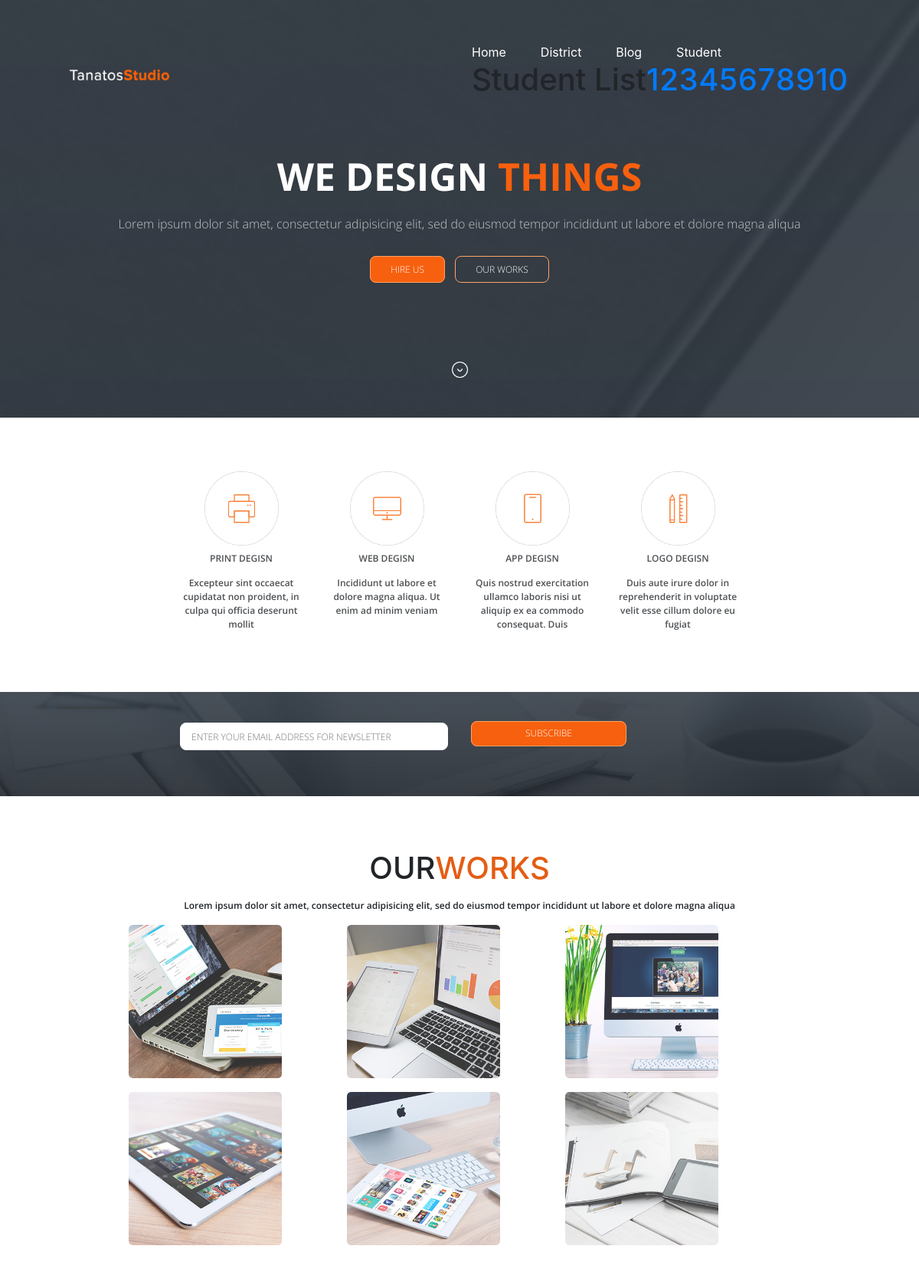
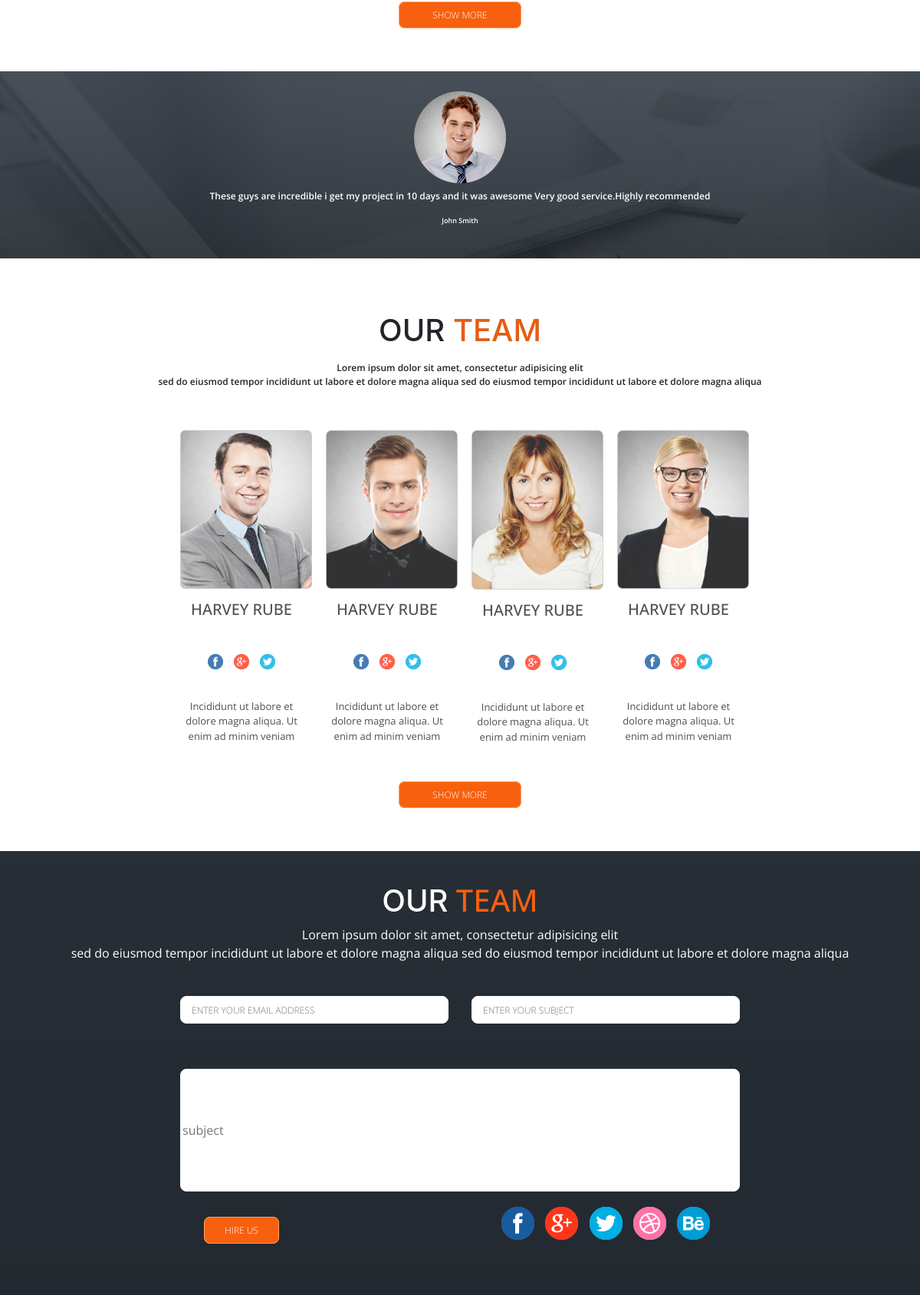
Page /list/ on the committed database (2 pictures, top to bottom).
### student/models.py (models this page shows, shortened)
class StudentInfo(models.Model):
    name=models.CharField(max_length=50)
    roll=models.IntegerField(unique=True)
    email = models.EmailField(default=False)
    address = models.CharField(max_length=250,default=False)
    GPA = models.DecimalField(max_digits=10, decimal_places=2)
    description=models.TextField(default=False)

### student/views.py (the view)
# urls.py: path('list/',student_list,name='student_list'),
def student_list(request):
    info = StudentInfo.objects.all()
    context={
        'student_list':info
    }
    return render(request,'student/student_list.html',context)

### templates/student/student_list.html (shortened to what this page needs)
{% extends 'base.html'%}
{%block content%}
<h1>Student List</h1>
{% for stu in student_list %}
    <h1><a href="{% url 'student_detail' stu.id %}">{{stu.roll}}</a></h1>
 {%endfor%}
{%endblock%}

### templates/base.html (shortened to what this page needs)
<!doctype html>
<html lang="en">
  <head>
    <link rel="stylesheet" href="https://stackpath.bootstrapcdn.com/bootstrap/4.3.1/css/bootstrap.min.css">
    <link rel="stylesheet" href="https://use.fontawesome.com/releases/v5.8.1/css/all.css">
     <link rel="stylesheet"href="/static/stylesheet.css">
  </head>
  <body>
         <div class="container-fluid slider_wrapper">
         <div class="row">
         <div class="container">
         <div class="navbar navbar-inverse">
         <div class="container col-sm-12">
         <div class="navbar-header col-sm-6">
         <a class="navbar-brand">
         <img class="img-responsive" src="/static/images/logo.png" alt="logo">
         </a>
         </div>
          <nav class="navbar col-sm-6">
          <ul class="nav alignRight ">
          <li><a href="{% url 'home'%}">Home</a></li>
          <li><a href="{% url 'district_list'%}">District</a></li>
          <li><a href="{% url 'post_list'%}">Blog</a></li>
          <li><a href="{% url 'student_list'%}">Student</a></li>
          {% block content%}
         {% endblock %}
          </ul>
          </nav>
          </div>
          <div class="section_title text-center col-sm-12">
          <h1>WE DESIGN <span>THINGS</span></h1>
          <p>Lorem ipsum dolor sit amet, consectetur adipisicing elit,  sed do eiusmod tempor incididunt ut labore et dolore magna aliqua</p>
           <p><a class="btn_one"href="#">HIRE US</a>    <a class="btn_two"href="#">OUR WORKS</a>
           </p>
           </div>
           <div class="indicator text-center col-sm-12">
           <img src="/static/images/arrow.png" alt="indicator">
           </div>
           </div>
           </div>
           </div>
           </div>
         <div class="container-fluid design_wrapper">
         <div class="row">
         <div class="container design">
         <div class="row design_all_together">
         <div class="col-sm-2 design_content">
         </div>
         <div class="col-sm-2 design_content">
         <div class="thumbnail_design text-center center-block">
         <a><img src="/static/images/printer.png" alt="indicator"></a>
         <div class="caption_name">
         <h1>PRINT DEGISN</h1>
          <P>Excepteur sint occaecat cupidatat non proident, in
          culpa qui officia deserunt mollit </P>
          </div>
          </div>
          </div>
           <div class="col-sm-2 design_content">
           <div class="thumbnail_design text-center center-block">
           <a><img src="/static/images/desktop.png" alt="indicator"></a>
           <div class="caption_name">
           <h1>WEB DEGISN</h1>
           <P>Incididunt ut labore et
             dolore magna aliqua. Ut
             enim ad minim veniam </P>
            </div>
            </div>
            </div>
            <div class="col-sm-2 design_content">
            <div class="thumbnail_design text-center center-block">
            <a><img src="/static/images/phone.png" alt="indicator"></a>
            <div class="caption_name">
            <h1>APP DEGISN</h1>
            <P>Quis nostrud exercitation
             ullamco laboris nisi ut
             aliquip ex ea commodo consequat. Duis  </P>
             </div>
             </div>
             </div>
             <div class="col-sm-2 design_content">
             <div class="thumbnail_design text-center center-block">
             <a><img src="/static/images/extra.png" alt="indicator"></a>
             <div class="caption_name">
             <h1>LOGO DEGISN</h1>
             <P>Duis aute irure dolor in
             reprehenderit in voluptate
             velit esse cillum dolore eu fugiat  </P>
             </div>
             </div>
             </div>
             </div>
             </div>
             </div>
             </div>
           <div class="container-fluid newsletter_wrapper">
           <div class="row">
            <div class="container newsletter">
            <div class="row subscribe_newsletter">
            <div class="col-sm-2">
             </div>
             <div class="col-sm-4 form-group">
            <input type="text" placeholder="ENTER YOUR EMAIL ADDRESS FOR NEWSLETTER" name="email" class="form-control_l">
             </div>
             <div class="col-sm-4 btn_subscribe">
             <p><a class="btn_three" href="#">SUBSCRIBE</a>
                        </p>
             </div>
              <div class="col-sm-2">
              </div>
              </div>
             </div>
             </div>
             </div>
            <div class="container-fluid works_wrapper text-center">
             <h1> OUR<span>WORKS</span></h1>
             <p>Lorem ipsum dolor sit amet, consectetur adipisicing elit,
                 sed do eiusmod tempor incididunt ut labore et dolore magna aliqua</p>
              <div class="row">
              <div class="container works">
               <div class="row works_all_together">
               <div class="col-sm-1 col-md-1 col-xl-1 works_content">
               </div>
               <div class="col-sm-3 col-md-3 col-xl-3 works_content">
               <div class="thumbnail_works text-center center-block">
               <a><img src="/static/images/computer2.png" alt="indicator"></a>
               </div>
               </div>
               <div class="col-sm-3 col-md-3 col-xl-3 works_content">
               <div class="thumbnail_works text-center center-block">
               <a><img src="/static/images/computer1.png" alt="indicator"></a>
               </div>
               </div>
                <div class="col-sm-3 col-md-3 col-xl-3 works_content">
               <div class="thumbnail_works text-center center-block">
               <a><img src="/static/images/computer.png" alt="indicator"></a>
               </div>
               </div>
               <div class="col-sm-1 col-md-1 col-xl-1 works_content">
                </div>
                </div>
                 <div class="row works_all_together">
                 <div class="col-sm-1 col-md-1 col-xl-1 works_content">
                  </div>
                  <div class="col-sm-3 col-md-3 col-xl-3 works_content">
                  <div class="thumbnail_works text-center center-block">
                  <a><img src="/static/images/phone1.png" alt="indicator"></a>
                  </div>
                  </div>
                  <div class="col-sm-3 col-md-3 col-xl-3 works_content">
                  <div class="thumbnail_works text-center center-block">
                  <a><img src="/static/images/picture1.png" alt="indicator"></a>
                   </div>
                   </div>
                  <div class="col-sm-3 col-md-3 col-xl-3 works_content">
                  <div class="thumbnail_works text-center center-block">
                  <a><img src="/static/images/picture2.png" alt="indicator"></a>
                   </div>
                   </div>
                  <div class="col-sm-1 col-md-1 col-xl-1 works_content">
                    </div>
                    </div>
                    </div>
                    </div>
                   <div class="show_more">
                   <p><a href="#">SHOW MORE</a>
                    </p>
                   </div>
                   </div>
              <div class="container-fluid statement_wrapper text-center">
              <div class="row">
              <div class="col-sm-12 statement_content text-center">
              <div class="thumbnail_statement text-center">
               <a><img src="/static/images/men.png" alt="indicator"></a>
              <div class="men_statement">
              <h1>These guys are incredible i get my project in 10 days and it was awesome
              Very good service.Highly recommended</h1>
              <P>John Smith </P>
              </div>
              </div>
              </div>
              </div>
              </div>
            <div class="container-fluid person_wrapper text-center">
                 <h1> OUR<span> TEAM</span></h1>
                 <p>Lorem ipsum dolor sit amet, consectetur adipisicing elit
                 <br>sed do eiusmod tempor incididunt ut labore et dolore magna aliqua
                 sed do eiusmod tempor incididunt ut labore et dolore magna aliqua</p>
                  <div class="row">
                <div class="container person">
                 <div class="row person_all_together">
                 <div class="col-sm-2 col-md-2 col-xl-2 person_content">
                 </div>
                  <div class="col-sm-2 col-md-2 col-xl-2 person_content">
                  <div class="thumbnail_person text-center center-block">
                  <a><img src="/static/images/men1.png" alt="indicator"></a>
                  <div class="caption_name">
                  <div class="name">
                    <h1>HARVEY RUBE</h1>
                    </div>
                  <div class="icon">
                   <a href="#"><img src="/static/images/fb.png" alt="indicator"></a>
                   <a href="#"><img src="/static/images/gmail.png" alt="indicator"></a>
                   <a href="#"><img src="/static/images/twetter.png" alt="indicator"></a>
                   </div>
                  <P>Incididunt ut labore et
                   dolore magna aliqua. Ut
                   enim ad minim veniam </P>
                   </div>
                   </div>
                   </div>
                    <div class="col-sm-2 col-md-2 col-xl-2 person_content">
                    <div class="thumbnail_person text-center center-block">
                    <a><img src="/static/images/men2.png" alt="indicator"></a>
                    <div class="caption_name">
                    <div class="name">
                    <h1>HARVEY RUBE</h1>
                     </div>
                    <div class="icon text-inline">
                    <a href="#"><img src="/static/images/fb.png" alt="indicator"></a>
                    <a href="#"><img src="/static/images/gmail.png" alt="indicator"></a>
                    <a href="#"><img src="/static/images/twetter.png" alt="indicator"></a>
                    </div>
                    <P>Incididunt ut labore et
                     dolore magna aliqua. Ut
                     enim ad minim veniam </P>
                    </div>
                    </div>
                    </div>
                     <div class="col-sm-2 col-md-2 col-xl-2 person_content">
                     <div class="thumbnail_person text-center center-block">
                     <a><img src="/static/images/women.png" alt="indicator"></a>
                     <div class="caption_name">
                     <div class="name">
                     <h1>HARVEY RUBE</h1>
                     </div>
                     <div class="icon text-inline">
                     <a href="#"><img src="/static/images/fb.png" alt="indicator"></a>
                     <a href="#"><img src="/static/images/gmail.png" alt="indicator"></a>
                     <a href="#"><img src="/static/images/twetter.png" alt="indicator"></a>
                      </div>
                     <P>Incididunt ut labore et
                      dolore magna aliqua. Ut
                      enim ad minim veniam </P>
                     </div>
                     </div>
                      </div>
                      <div class="col-sm-2 col-md-2 col-xl-2 person_content">
                      <div class="thumbnail_person text-center center-block">
                      <a><img src="/static/images/women1.png" alt="indicator"></a>
                      <div class="caption_name">
                      <div class="name">
                     <h1>HARVEY RUBE</h1>
                     </div>
                     <div class="icon text-inline">
                     <a href="#"><img src="/static/images/fb.png" alt="indicator"></a>
                     <a href="#"><img src="/static/images/gmail.png" alt="indicator"></a>
                     <a href="#"><img src="/static/images/twetter.png" alt="indicator"></a>
                     </div>
                     <P>Incididunt ut labore et
                     dolore magna aliqua. Ut
                     enim ad minim veniam </P>
                    </div>
                     </div>
                    </div>
                    <div class="col-sm-2 col-md-2 col-xl-2 person_content">
                    </div>
                    </div>
                     </div>
                     </div>
                     <div class="show_more">
                     <p><a href="#">SHOW MORE</a>
                     </p>
                     </div>
                     </div>
   <div class="container-fluid hello_wrapper text-center">
                <div class="row">
                <div class="container">
                <div class="hello">
                  <h1> OUR<span> TEAM</span></h1>
                 <p>Lorem ipsum dolor sit amet, consectetur adipisicing elit
                 <br>sed do eiusmod tempor incididunt ut labore et dolore magna aliqua
                 sed do eiusmod tempor incididunt ut labore et dolore magna aliqua</p>
                </div>
                </div>
                  <div class="container">
                 <div class="row">
                    <div class="col-sm-2 ">
                  </div>
                  <div class="col-sm-4 form-group_1">
                     <input type="text" placeholder="ENTER YOUR EMAIL ADDRESS" name="emaol" class="form-control_l">
                  </div>
                  <div class="col-sm-4 form-group_1">
                     <input type="text" placeholder="ENTER YOUR SUBJECT" name="emaol" class="form-control_l">
                  </div>
                   <div class="col-sm-2 ">
                  </div>
                </div>
                </div>
                <div class="container">
                 <div class="row">
                   <div class="col-sm-2 ">
                  </div>
                  <div class="col-sm-8 form-group_2">
                     <input type="text" placeholder="subject" name="message" class="form-control_l">
                  </div>
                   <div class="col-sm-2 ">
                  </div>
                  </div>
                 </div>
                  <div class="container">
                   <div class="row">
                   <div class="col-sm-2 ">
                  </div>
                  <div class="col-sm-2 hire_button">
                   <p> <a class="btn_6"href="#">HIRE US</a></p>
                    </div>
                   <div class="col-sm-2 ">
                   </div>
                  <div class="col-sm-4 hire_button">
                      <a href="#"><img src="/static/images/fb.png" alt="indicator"></a>
                      <a href="#"><img src="/static/images/gmail.png" alt="indicator"></a>
                      <a href="#"><img src="/static/images/twetter.png" alt="indicator"></a>
                      <a href="#"><img src="/static/images/icon.png" alt="indicator"></a>
                      <a href="#"><img src="/static/images/icon1.png" alt="indicator"></a>
                     </div>
                     <div class="col-sm-2 ">
                      </div>
                      </div>
                      </div>
                      </div>
                     </div>
  </body>
</html>

### rows in the picture
StudentInfo: roll "1"
StudentInfo: roll "2"
StudentInfo: roll "3"
StudentInfo: roll "4"
StudentInfo: roll "5"
StudentInfo: roll "6"
StudentInfo: roll "7"
StudentInfo: roll "8"
StudentInfo: roll "9"
StudentInfo: roll "10"
